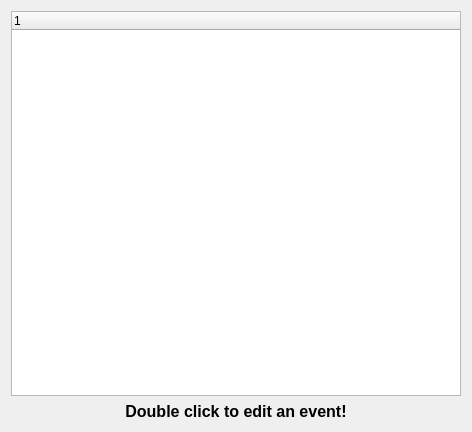
<?xml version="1.0" encoding="UTF-8"?>
<ui version="4.0">
 <class>Dialog</class>
 <widget class="QDialog" name="Dialog">
  <property name="geometry">
   <rect>
    <x>0</x>
    <y>0</y>
    <width>472</width>
    <height>432</height>
   </rect>
  </property>
  <property name="windowTitle">
   <string>Dialog</string>
  </property>
  <layout class="QVBoxLayout" name="verticalLayout_2">
   <item>
    <widget class="QTreeWidget" name="treeWidget"/>
   </item>
   <item>
    <widget class="QLabel" name="label">
     <property name="font">
      <font>
       <family>MS Sans Serif</family>
       <pointsize>12</pointsize>
       <weight>75</weight>
       <bold>true</bold>
      </font>
     </property>
     <property name="text">
      <string>Double click to edit an event!</string>
     </property>
     <property name="alignment">
      <set>Qt::AlignCenter</set>
     </property>
    </widget>
   </item>
  </layout>
 </widget>
 <resources/>
 <connections/>
</ui>
